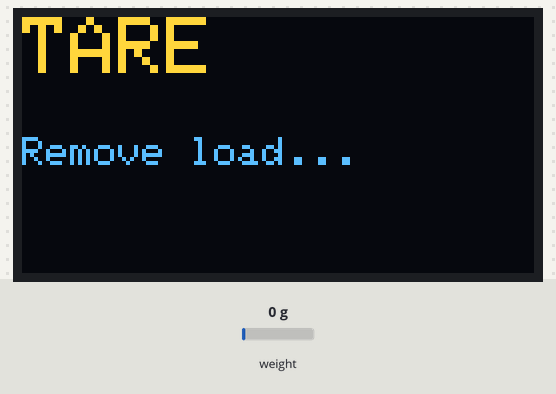
The sketch below on a simulated ESP8266 (NodeMCU). Shown: 128×64 one-colour display. The inputs (shaded band) are chosen by the test bench; at power-on: weight on the scale 0 g. The OLED is the two-colour kind (top 16 rows yellow); what the sketch prints to the serial monitor is not drawn.

Above: at 1.6 s.
At 7.7 s:
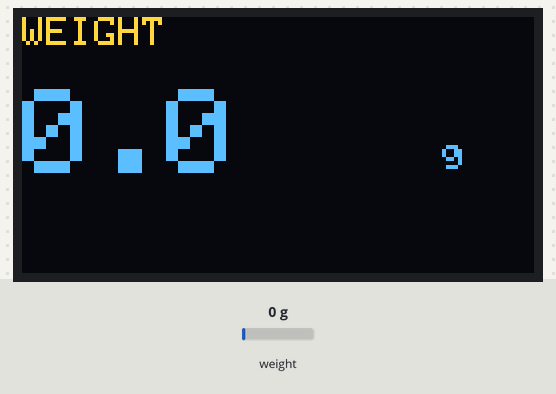
7.8 s: weight on the scale set to 100 g
At 9.3 s:
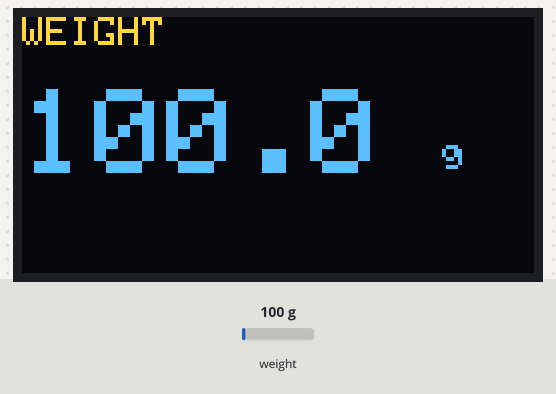
10.1 s: weight on the scale set to 1250 g
At 11.4 s:
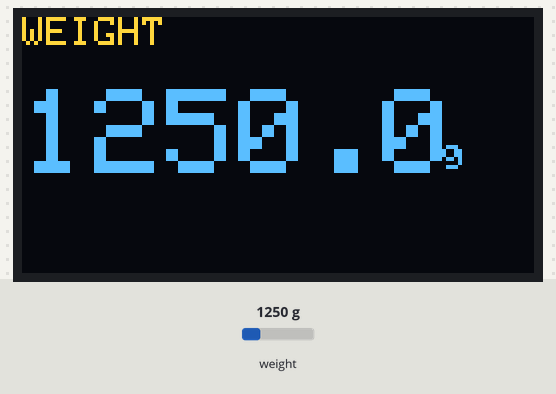
12.1 s: weight on the scale set to 2500 g
At 14.4 s:
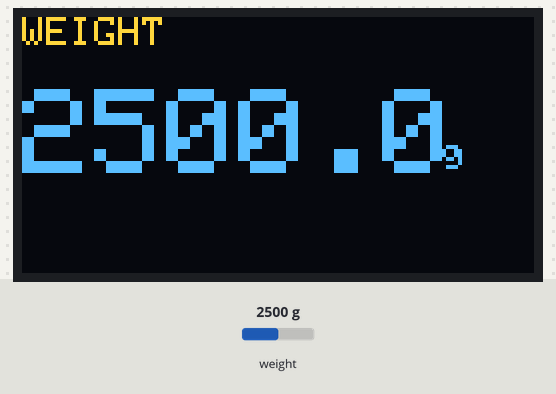
Timing chart, 0 to 15.9 s (numbered marks = the images above; inputs shaded):
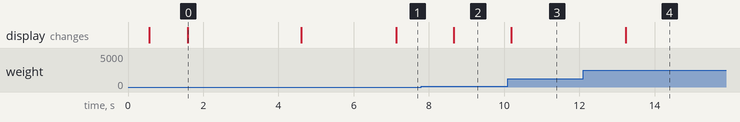

Measured:
- after the input at 7.8 s, the display: changes after 0.86 s (image 2)
- after the input at 10.1 s, the display: changes after 0.09 s (image 3)
- after the input at 12.1 s, the display: changes after 1.1 s (image 4)
- what the display in image 0 shows lasts 3.0 s, from 1.6 s to 4.6 s

The sketch:

esp8266_hx711_final.ino
```cpp
#include <Wire.h>
#include <Adafruit_GFX.h>
#include <Adafruit_SSD1306.h>
#include "HX711.h"

// =====================================================
// OLED
// =====================================================

#define SCREEN_WIDTH 128
#define SCREEN_HEIGHT 64
#define OLED_RESET -1
#define OLED_ADDRESS 0x3C

Adafruit_SSD1306 display(
  SCREEN_WIDTH,
  SCREEN_HEIGHT,
  &Wire,
  OLED_RESET
);

// ESP8266 NodeMCU
#define OLED_SDA D2
#define OLED_SCL D1

// =====================================================
// HX711
// =====================================================

#define HX711_DOUT D6
#define HX711_SCK  D5

HX711 scale;

// =====================================================
// CALIBRATION
// =====================================================

// Nilai awal.
// NANTI harus diganti berdasarkan hasil kalibrasi load cell.
float calibrationFactor = 420.52;

// =====================================================
// SETUP
// =====================================================

void setup() {

  Serial.begin(115200);
  delay(500);

  Serial.println();
  Serial.println("================================");
  Serial.println(" ESP8266 LOAD CELL SYSTEM");
  Serial.println("================================");

  // ---------------------------------------------------
  // OLED
  // ---------------------------------------------------

  Wire.begin(OLED_SDA, OLED_SCL);

  if (!display.begin(SSD1306_SWITCHCAPVCC, OLED_ADDRESS)) {

    Serial.println("OLED : GAGAL");

    while (true) {
      delay(100);
    }
  }

  Serial.println("OLED : OK");

  display.clearDisplay();
  display.setTextColor(SSD1306_WHITE);

  display.setTextSize(2);
  display.setCursor(0, 0);
  display.println("LOAD CELL");

  display.setTextSize(1);
  display.setCursor(0, 30);
  display.println("Initializing...");

  display.display();

  delay(1000);

  // ---------------------------------------------------
  // HX711
  // ---------------------------------------------------

  scale.begin(HX711_DOUT, HX711_SCK);

  Serial.println("HX711 : INITIALIZING");

  // Tunggu HX711 siap
  unsigned long startTime = millis();

  while (!scale.is_ready()) {

    if (millis() - startTime > 5000) {

      Serial.println("HX711 : GAGAL");

      display.clearDisplay();

      display.setTextSize(2);
      display.setCursor(0, 0);
      display.println("HX711");

      display.setTextSize(1);
      display.setCursor(0, 30);
      display.println("NOT READY");

      display.display();

      while (true) {
        delay(100);
      }
    }

    delay(100);
  }

  Serial.println("HX711 : OK");

  // ---------------------------------------------------
  // TARE
  // ---------------------------------------------------

  Serial.println();
  Serial.println("TARE...");
  Serial.println("Pastikan load cell tidak diberi beban.");

  display.clearDisplay();

  display.setTextSize(2);
  display.setCursor(0, 0);
  display.println("TARE");

  display.setTextSize(1);
  display.setCursor(0, 30);
  display.println("Remove load...");

  display.display();

  delay(2000);

  scale.tare();

  Serial.println("TARE : DONE");

  // ---------------------------------------------------
  // SET CALIBRATION
  // ---------------------------------------------------

  scale.set_scale(calibrationFactor);

  Serial.print("Calibration factor: ");
  Serial.println(calibrationFactor);

  display.clearDisplay();

  display.setTextSize(2);
  display.setCursor(0, 0);
  display.println("READY");

  display.setTextSize(1);
  display.setCursor(0, 30);
  display.println("Place a weight");

  display.display();

  delay(1500);
}

// =====================================================
// LOOP
// =====================================================

void loop() {

  // Pastikan HX711 siap
  if (!scale.is_ready()) {

    Serial.println("HX711 : NOT READY");

    display.clearDisplay();

    display.setTextSize(2);
    display.setCursor(0, 0);
    display.println("HX711");

    display.setTextSize(1);
    display.setCursor(0, 30);
    display.println("NOT READY");

    display.display();

    delay(500);

    return;
  }

  // ---------------------------------------------------
  // Baca berat
  // ---------------------------------------------------

  float weight = scale.get_units(10);

  // Jika nilai sangat kecil, anggap 0
  if (abs(weight) < 1.0) {
    weight = 0;
  }

  // ---------------------------------------------------
  // Serial Monitor
  // ---------------------------------------------------

  Serial.print("Weight: ");
  Serial.print(weight, 2);
  Serial.println(" g");

  // ---------------------------------------------------
  // OLED
  // ---------------------------------------------------

  display.clearDisplay();

  display.setTextColor(SSD1306_WHITE);

  display.setTextSize(1);
  display.setCursor(0, 0);
  display.println("WEIGHT");

  display.setTextSize(3);
  display.setCursor(0, 18);
  display.print(weight, 1);

  display.setTextSize(1);
  display.setCursor(105, 30);
  display.println("g");

  display.display();

  delay(500);
}
```
